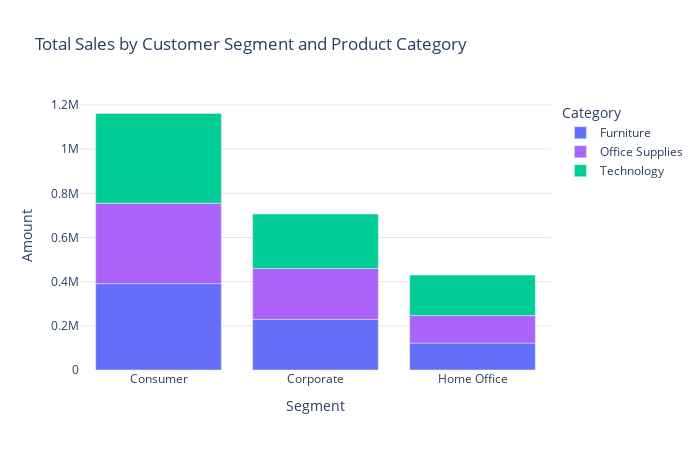

Here is the notebook cell this chart was saved with:
### Markdown cell above
*Analyzing Sales and Profit by Customer Segment and Product Category:*

### Code cell
warnings.simplefilter(action='ignore', category=FutureWarning)

sales_segment_category = superstore_data.groupby(['Segment', 'Category'])['Sales'].sum().reset_index()

category_color_dict = {
    'Furniture': '#00cc96',
    'Office Supplies': '#636efa',
    'Technology': '#ab63fa'
}

fig_sales_segment_category = px.bar(sales_segment_category, x='Segment', y='Sales', color='Category',
                                     title='Total Sales by Customer Segment and Product Category',
                                     labels={'Sales': 'Amount'},
                                     category_orders={'Segment': sales_segment_category['Segment'].unique().tolist()},
                                     color_discrete_map={'Category': category_color_dict},
                                     color_discrete_sequence=[category_color_dict[cat] for cat in sales_segment_category['Category']])

fig_sales_segment_category.update_layout(height=450, width=700,
                                         plot_bgcolor='rgb(255,255,255,255)', 
                                         xaxis=dict(gridcolor='rgb(255,255,255,255)'),
                                         yaxis=dict(gridcolor='rgba(0,0,0,0.1)'))  

fig_sales_segment_category.show()

### Figure 1 — Plotly figure (JSON) as saved in the notebook; plotly's stock layout.template omitted (floating-point values rounded to 4 significant figures)
{"data": [{"alignmentgroup": "True", "hovertemplate": "Category=Furniture<br>Segment=%{x}<br>Amount=%{y}<extra></extra>", "legendgroup": "Furniture", "marker": {"color": "#636efa", "pattern": {"shape": ""}}, "name": "Furniture", "offsetgroup": "Furniture", "orientation": "v", "showlegend": true, "textposition": "auto", "type": "bar", "x": ["Consumer", "Corporate", "Home Office"], "xaxis": "x", "y": [391000.0, 229000.0, 121900.0], "yaxis": "y"}, {"alignmentgroup": "True", "hovertemplate": "Category=Office Supplies<br>Segment=%{x}<br>Amount=%{y}<extra></extra>", "legendgroup": "Office Supplies", "marker": {"color": "#ab63fa", "pattern": {"shape": ""}}, "name": "Office Supplies", "offsetgroup": "Office Supplies", "orientation": "v", "showlegend": true, "textposition": "auto", "type": "bar", "x": ["Consumer", "Corporate", "Home Office"], "xaxis": "x", "y": [364000.0, 230700.0, 124400.0], "yaxis": "y"}, {"alignmentgroup": "True", "hovertemplate": "Category=Technology<br>Segment=%{x}<br>Amount=%{y}<extra></extra>", "legendgroup": "Technology", "marker": {"color": "#00cc96", "pattern": {"shape": ""}}, "name": "Technology", "offsetgroup": "Technology", "orientation": "v", "showlegend": true, "textposition": "auto", "type": "bar", "x": ["Consumer", "Corporate", "Home Office"], "xaxis": "x", "y": [406400.0, 246500.0, 183300.0], "yaxis": "y"}], "layout": {"barmode": "relative", "height": 450, "legend": {"title": {"text": "Category"}, "tracegroupgap": 0}, "plot_bgcolor": "rgb(255,255,255,255)", "title": {"text": "Total Sales by Customer Segment and Product Category"}, "width": 700, "xaxis": {"anchor": "y", "autorange": true, "categoryarray": ["Consumer", "Corporate", "Home Office"], "categoryorder": "array", "domain": [0, 1], "gridcolor": "rgb(255,255,255,255)", "range": [-0.5, 2.5], "title": {"text": "Segment"}, "type": "category"}, "yaxis": {"anchor": "x", "autorange": true, "domain": [0, 1], "gridcolor": "rgba(0, 0, 0, 0.1)", "range": [0, 1223000.0], "title": {"text": "Amount"}, "type": "linear"}}}
